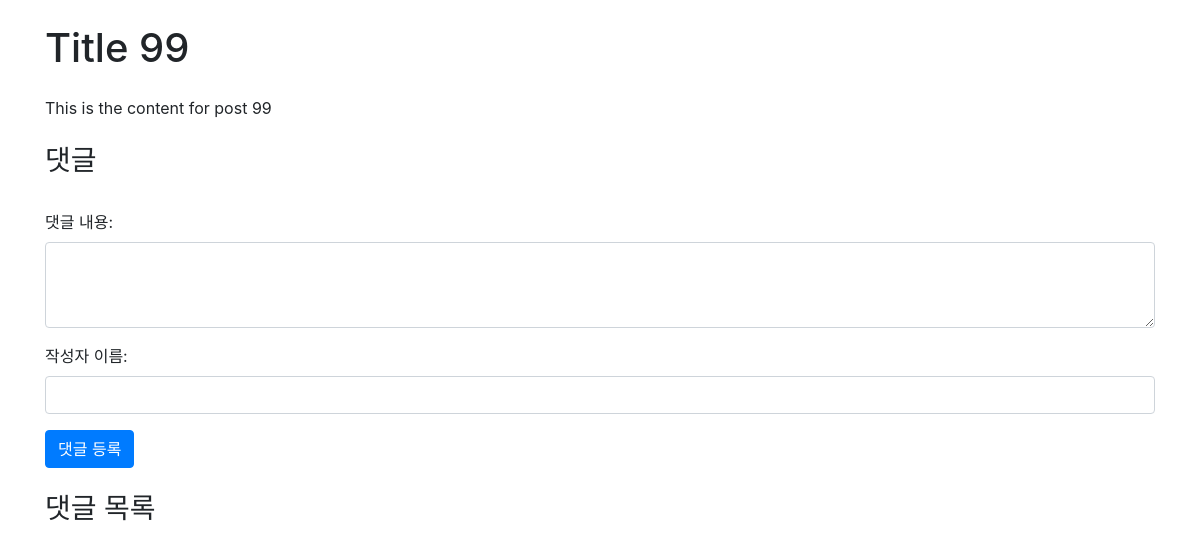
The page /board/203/ on the database as committed earlier.
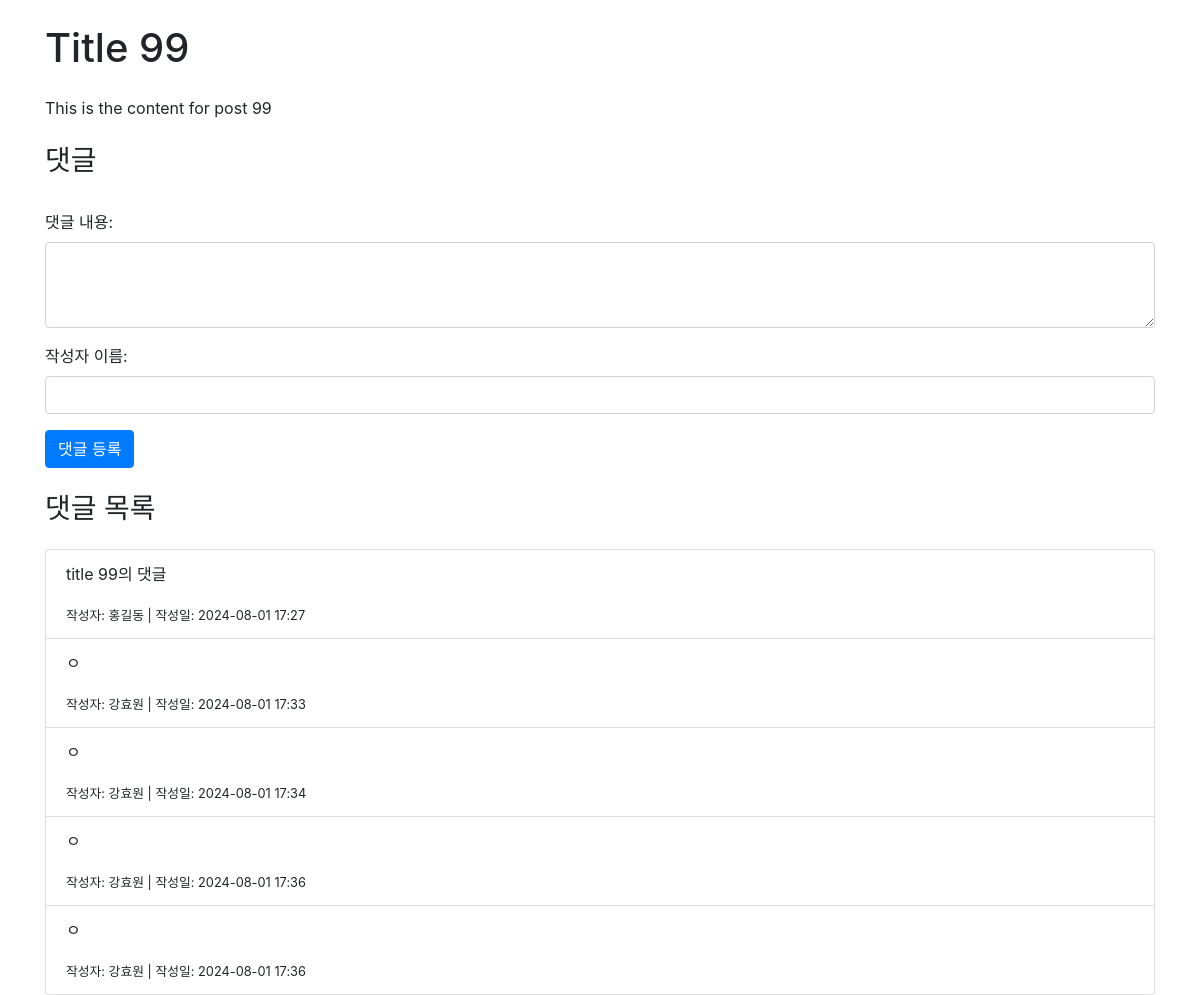
The same page on the database as committed later.
### board/models.py (models this page shows)
class Comment(models.Model):
    commend_id = models.AutoField(primary_key=True)
    board_id = models.ForeignKey(Board, on_delete=models.CASCADE)
    content = models.TextField()
    user_id = models.CharField(max_length=50)
    createdAt = models.DateTimeField(auto_now_add=True)
    updatedAt = models.DateTimeField(auto_now=True)

### board/views.py (the view)
# urls.py: path('<int:board_id>/', views.detail, name='detail'),
def detail(request, board_id):
    board = get_object_or_404(Board, pk=board_id)
    comment = Comment.objects.raw(f'SELECT * FROM board_comment c, board_user u where c.user_id = u.user_id and board_id_id = {board_id}')
    context = {
        'board': board,
        'comment': comment
    }
    return render(request, 'board/board_detail.html', context)

### templates/board/board_detail.html (shortened to what this page needs)
<!DOCTYPE html>
<html lang="ko">
<head>
    <link href="https://stackpath.bootstrapcdn.com/bootstrap/4.5.2/css/bootstrap.min.css" rel="stylesheet">
</head>
<body>
<div class="container">
    <h1 class="my-4">{{ board.title }}</h1>
    <div class="mb-4">
        {{ board.content }}
    </div>
    <h3>댓글</h3>
    <form action="{% url 'board:create_comment' board.board_id %}" method="post" class="mb-4">
        <div class="form-group">
            <label for="content">댓글 내용:</label>
            <textarea name="content" id="content" rows="3" class="form-control"></textarea>
        </div>
        <div class="form-group">
            <label for="user_name">작성자 이름:</label>
            <input type="text" id="user_name" name="user_name" class="form-control">
        </div>
        <button type="submit" class="btn btn-primary">댓글 등록</button>
    </form>
    <h3 class="my-4">댓글 목록</h3>
    <div>
        <ul class="list-group">
        {% for comm in comment %}
            <li class="list-group-item">
                <p>{{ comm.content }}</p>
                <small>작성자: {{ comm.user_name}} | 작성일: {{ comm.createdAt|date:"Y-m-d H:i" }}</small>
            </li>
        {% endfor %}
        </ul>
    </div>
</div>
</body>
</html>

Rows that differ between the two databases and show on the page:
added Comment: content "title 99의 댓글", user_name "홍길동", createdAt "2024-08-01 17:27"
added Comment: content "ㅇ", user_name "강효원", createdAt "2024-08-01 17:33"
added Comment: content "ㅇ", user_name "강효원", createdAt "2024-08-01 17:34"
added Comment: content "ㅇ", user_name "강효원", createdAt "2024-08-01 17:36"
added Comment: content "ㅇ", user_name "강효원", createdAt "2024-08-01 17:36"
